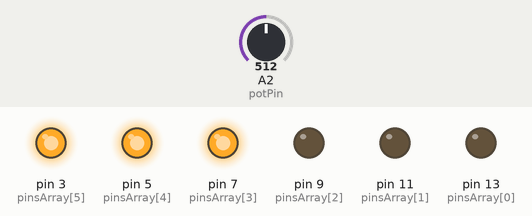
Simulated run of this sketch. Board: Arduino Uno, built with avr-gcc and run on an emulated ATmega328P. On the bench: output pins drawn as LEDs (lit = HIGH). The inputs (shaded band) are chosen by the test bench; at power-on: A2 (potPin) = 512.

Above: at 1.3 s.
1.4 s: A2 (potPin) set to 664
2.9 s: A2 (potPin) set to 691
At 4.7 s:
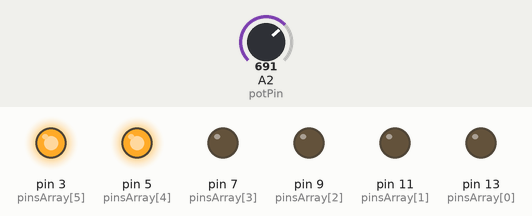
5.0 s: A2 (potPin) set to 511
At 6.6 s:
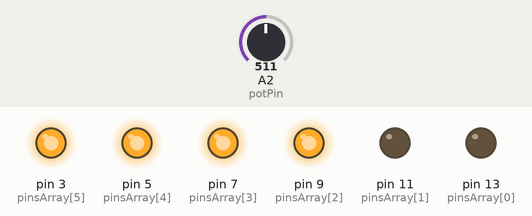
7.1 s: A2 (potPin) set to 355
8.6 s: A2 (potPin) set to 322
At 9.4 s:
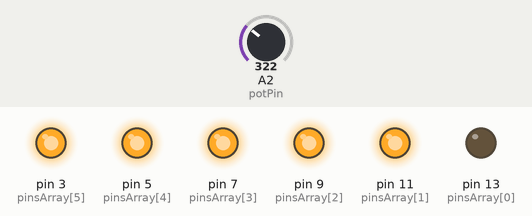
10.4 s: A2 (potPin) set to 716
At 11.1 s:
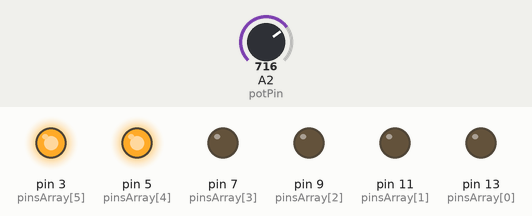
Timing chart, 0 to 13.0 s (numbered marks = the images above; inputs shaded):
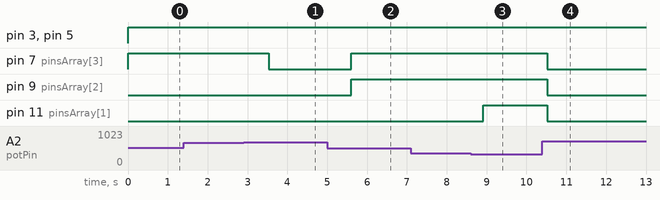

Measured:
- the behaviour switches between 681 and 682 on A2 (potPin) (found by bisection; images 0 and 1)
- the behaviour switches between 341 and 340 on A2 (potPin) (found by bisection; images 2 and 3)
- after the input at 1.4 s, every drawn part: stays the same
- after the input at 2.9 s, pin 7 (pinsArray[3]): HIGH → LOW after 0.63 s
- after the input at 5.0 s, pin 7 (pinsArray[3]), pin 9 (pinsArray[2]): LOW → HIGH after 0.60 s
- after the input at 7.1 s, every drawn part: stays the same
- after the input at 8.6 s, pin 11 (pinsArray[1]): LOW → HIGH after 0.31 s
- after the input at 10.4 s, pin 7 (pinsArray[3]), pin 9 (pinsArray[2]), pin 11 (pinsArray[1]): HIGH → LOW after 0.12 s

The sketch:

HI_Opdracht4.ino
```cpp
//Code voorbeeld uit de Vervolgworkshop gebruikt

//sluit de lampjes aan op de pins
int pinsArray[] = {13, 11, 9, 7, 5, 3};
//sluit de LED aan op pin A2
int potPin = A2;
//de startwaarde voor de potmeter is 0
int potMeterValue = 0;

void setup() {
  //initialiseren van elke LED pin als een output
  for (int count = 0; count < 6; count++) {
    pinMode(pinsArray[count], OUTPUT);
  }
  //defineer de pin van de potmeter als input
  pinMode(potPin, INPUT);
}

void loop() {
  //lees de potmeter
  int potMeterValue = analogRead(potPin);
  //bereken het aantal LED's die uit moeten zijn
  int ledsOff = map(potMeterValue, 0, 1023, 0, 6);
  //update de status van de LEDs
  changeLeds(ledsOff);
  //voer een delay uit met als waarde de potmeter
  delay(potMeterValue);
}

//functie om het aantal LEDs dat uit is te controleren
void changeLeds(int numOff) {
  for (int count = 0; count < 6; count++) {
    if (count < numOff)
      digitalWrite(pinsArray[count], LOW);
    else
      digitalWrite(pinsArray[count], HIGH);
  }
}
```
